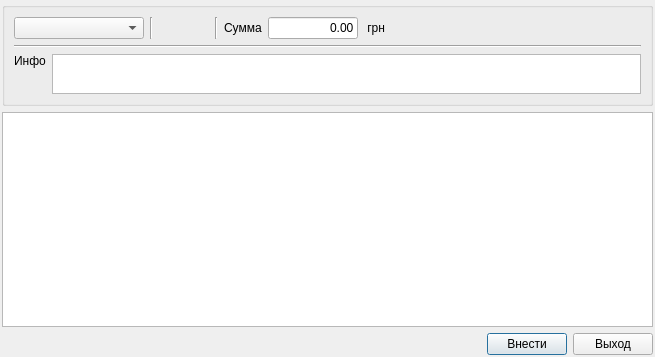
<?xml version="1.0" encoding="UTF-8"?>
<ui version="4.0">
 <class>PaymentDialog</class>
 <widget class="QDialog" name="PaymentDialog">
  <property name="geometry">
   <rect>
    <x>0</x>
    <y>0</y>
    <width>655</width>
    <height>357</height>
   </rect>
  </property>
  <property name="windowTitle">
   <string>Внести платеж</string>
  </property>
  <layout class="QVBoxLayout" name="verticalLayout_3">
   <property name="margin">
    <number>2</number>
   </property>
   <item>
    <widget class="QGroupBox" name="groupBox">
     <property name="title">
      <string/>
     </property>
     <layout class="QVBoxLayout" name="verticalLayout_2">
      <item>
       <layout class="QHBoxLayout" name="horizontalLayout_2">
        <item>
         <widget class="QComboBox" name="pays">
          <property name="minimumSize">
           <size>
            <width>130</width>
            <height>0</height>
           </size>
          </property>
          <property name="maximumSize">
           <size>
            <width>90</width>
            <height>16777215</height>
           </size>
          </property>
         </widget>
        </item>
        <item>
         <widget class="Line" name="line_3">
          <property name="orientation">
           <enum>Qt::Vertical</enum>
          </property>
         </widget>
        </item>
        <item>
         <widget class="Invoice" name="invoice" native="true">
          <property name="minimumSize">
           <size>
            <width>50</width>
            <height>0</height>
           </size>
          </property>
         </widget>
        </item>
        <item>
         <widget class="Line" name="line">
          <property name="orientation">
           <enum>Qt::Vertical</enum>
          </property>
         </widget>
        </item>
        <item>
         <widget class="QLabel" name="label_8">
          <property name="text">
           <string>Сумма</string>
          </property>
         </widget>
        </item>
        <item>
         <widget class="MoneyEdit" name="total">
          <property name="minimumSize">
           <size>
            <width>90</width>
            <height>0</height>
           </size>
          </property>
          <property name="maximumSize">
           <size>
            <width>90</width>
            <height>16777215</height>
           </size>
          </property>
          <property name="text">
           <string>0.00</string>
          </property>
          <property name="alignment">
           <set>Qt::AlignRight|Qt::AlignTrailing|Qt::AlignVCenter</set>
          </property>
         </widget>
        </item>
        <item>
         <widget class="QLabel" name="label_7">
          <property name="text">
           <string> грн</string>
          </property>
         </widget>
        </item>
        <item>
         <spacer name="horizontalSpacer">
          <property name="orientation">
           <enum>Qt::Horizontal</enum>
          </property>
          <property name="sizeHint" stdset="0">
           <size>
            <width>40</width>
            <height>20</height>
           </size>
          </property>
         </spacer>
        </item>
       </layout>
      </item>
      <item>
       <widget class="Line" name="line_2">
        <property name="orientation">
         <enum>Qt::Horizontal</enum>
        </property>
       </widget>
      </item>
      <item>
       <layout class="QGridLayout" name="gridLayout">
        <item row="0" column="1">
         <widget class="QPlainTextEdit" name="info">
          <property name="maximumSize">
           <size>
            <width>16777215</width>
            <height>40</height>
           </size>
          </property>
         </widget>
        </item>
        <item row="0" column="0">
         <widget class="QLabel" name="label_2">
          <property name="text">
           <string>Инфо</string>
          </property>
          <property name="alignment">
           <set>Qt::AlignLeading|Qt::AlignLeft|Qt::AlignTop</set>
          </property>
         </widget>
        </item>
       </layout>
      </item>
     </layout>
    </widget>
   </item>
   <item>
    <widget class="QTableView" name="table">
     <property name="sizePolicy">
      <sizepolicy hsizetype="Expanding" vsizetype="Expanding">
       <horstretch>0</horstretch>
       <verstretch>4</verstretch>
      </sizepolicy>
     </property>
    </widget>
   </item>
   <item>
    <layout class="QHBoxLayout" name="horizontalLayout">
     <item>
      <spacer name="horizontalSpacer_2">
       <property name="orientation">
        <enum>Qt::Horizontal</enum>
       </property>
       <property name="sizeHint" stdset="0">
        <size>
         <width>40</width>
         <height>20</height>
        </size>
       </property>
      </spacer>
     </item>
     <item>
      <widget class="QPushButton" name="saveButton">
       <property name="text">
        <string>Внести</string>
       </property>
      </widget>
     </item>
     <item>
      <widget class="QPushButton" name="exitButton">
       <property name="text">
        <string>Выход</string>
       </property>
      </widget>
     </item>
    </layout>
   </item>
  </layout>
 </widget>
 <customwidgets>
  <customwidget>
   <class>MoneyEdit</class>
   <extends>QLineEdit</extends>
   <header>utility/moneyedit.h</header>
  </customwidget>
  <customwidget>
   <class>Invoice</class>
   <extends>QWidget</extends>
   <header>utility/invoice.h</header>
   <container>1</container>
  </customwidget>
 </customwidgets>
 <tabstops>
  <tabstop>total</tabstop>
  <tabstop>info</tabstop>
  <tabstop>saveButton</tabstop>
  <tabstop>exitButton</tabstop>
  <tabstop>pays</tabstop>
  <tabstop>table</tabstop>
 </tabstops>
 <resources/>
 <connections/>
</ui>
